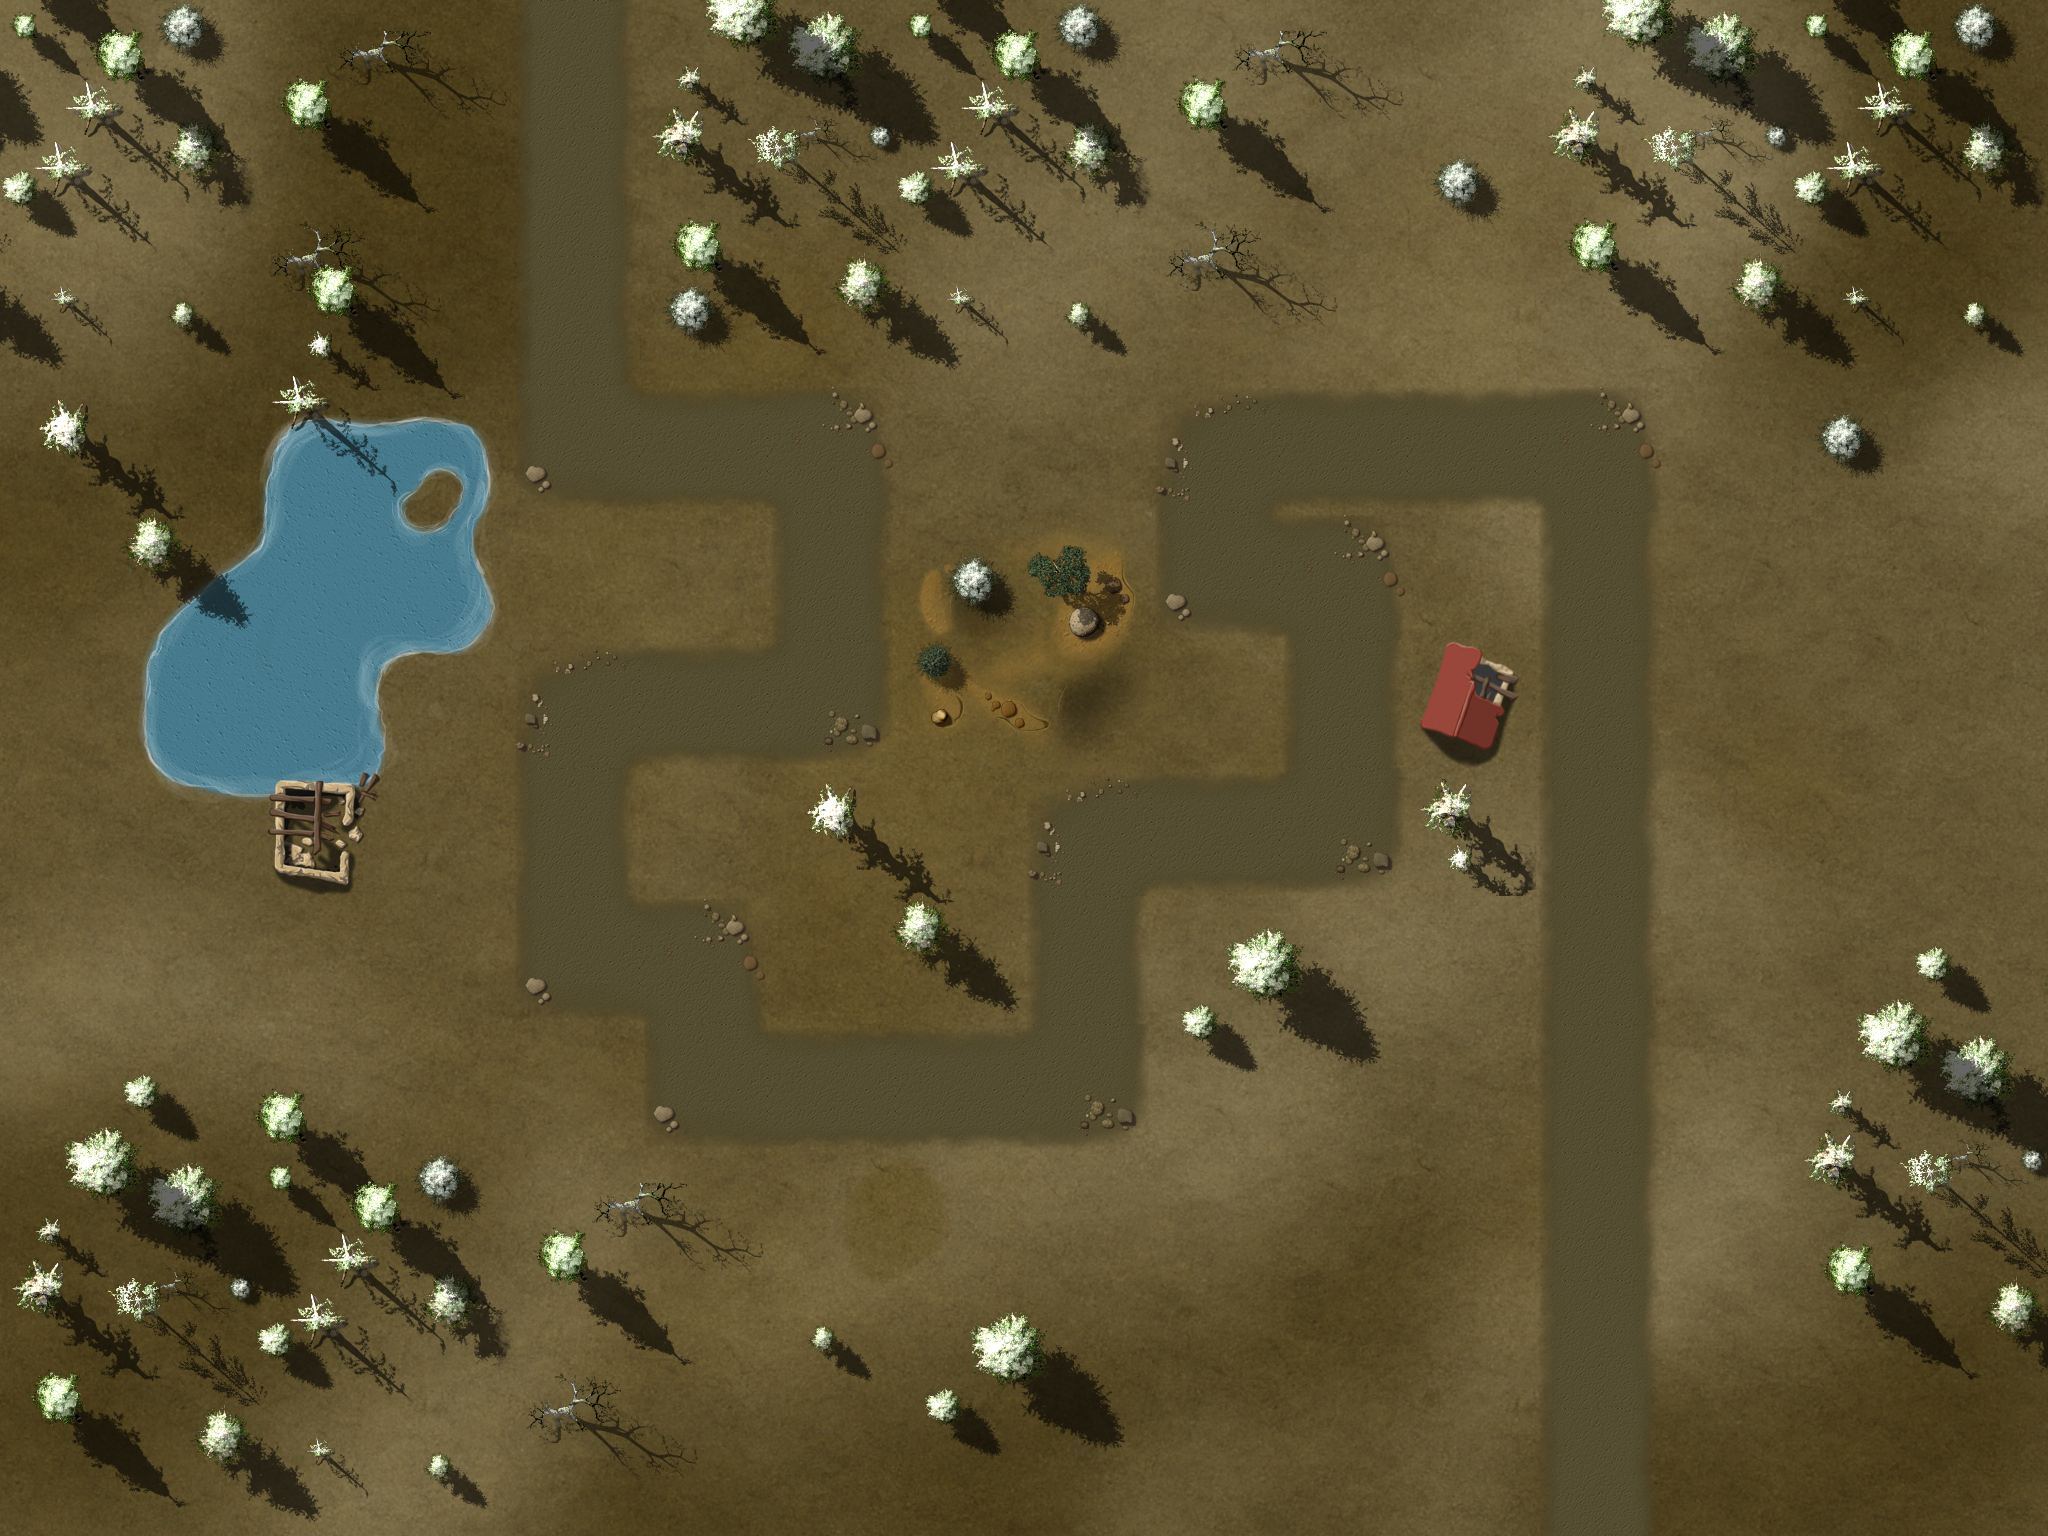

The image is a tile-based game level rendered from a .tmx file. Its description and source (layers, tilesets, objects; grid data summarised) follow:
An orthogonal 16x12 tile map with 128x128 px tiles, 4 tile layers (Ground, Objects1, Objects2, Path), 1 hidden layer not drawn, 3 tilesets and 34 objects.

<map version="1.0" orientation="orthogonal" width="16" height="12" tilewidth="128" tileheight="128">
 <properties>
 <property name="wave01" value="1,2,1,1,1,2,10,3,10,10,2,10,10,1,1,2,2,1,1,10,10,10,10,10,2,2,1,1" />
 <property name="wave02" value="4,10,10,10,10,1,1,1,1,1,4,1,1,4,1,1,3,3,3" />
 <property name="wave03" value="1,2,1,1,1,2,10,10,10,2,10,10,1,1,2,2,1,1,10,10,10,10,10,2,2,1,1" />
 <property name="wave04" value="10,6,10,10,1,10,1,10,1,10,10,10,1,1,1,1,10,10,10,10,1,1,1,10" />
 <property name="wave05" value="10,10,3,3,10,10,10,7,7,4,4,5,4,5,5,3,5,5,5,10,10,10,10,10,5,5,5,7,5,7,5,7,4" />
 <property name="wave06" value="2,5,5,5,5,5,5,5,4,4,4,7,7,7,7,5,5,5,7,7,4,4,4,7,6,7,4,5,4" />
 <property name="wave07" value="10,10,10,5,10,5,5,4,10,10,4,10,10,10,5,3,5,4,5,4,5,2" />
 <property name="wave08" value="10,3,10,10,6,10,7,7,4,4,5,4,5,5,5,5,5,5,10,10,10,10,10,5,5,5,7,5,7,5,7,4" />
 <property name="wave09" value="1,5,5,5,4,5,5,5,5,4,5,5,5,4,5,5,5,7,5,5,5,7,4,5,4,4,5,5,3,10,10,10" />
 <property name="wave10" value="1,7,5,5,5,7,10,103,10,7,10,10,5,5,7,7,5,5,10,10,10,10,10,7,7,5,102" />
 <property name="wave11" value="5,5,4,5,4,4,5,5,5,5,10,5,5,5,5,5,5,5,5,3,3,6,10,8,10,10,10,10,10,3,5,5,5,7,7,8,5,5,5,5,2" />
 <property name="wave12" value="10,10,10,10,10,8,3,7,4,5,4,5,5,5,10,8,10,10,10,10,6,10,10,10,10,10,10,10,10,10,10,10,10,6,5,7,11,6,10,10,10,6,5,5,5,5,10,10,10,10,10,10" />
 <property name="wave13" value="2,7,7,5,4,5,4,4,5,5,5,4,5,5,5,5,5,5,5,5,5,5,5,5,5,5,5,1" />
 <property name="wave14" value="8,10,10,10,6,10,10,3,10,10,6,10,10,10,10,10,4,4,4,4,5,5,5,10,10,10,9,10,10,7,10" />
 <property name="wave15" value="1,4,4,5,5,9,5,5,5,5,4,5,4,5,4,4,5,4,5,7,5,5,5,5,5,5,5,5,9,3,5,10,10,5,5,5,7,7,4,4" />
 <property name="wave16" value="7,7,7,7,7,7,6,7,7,7,7,7,7,5,5,5,5,8,7,5,5,4,4,4,9,8,9,9,9,5,5,6" />
 <property name="wave17" value="7,7,9,7,7,5,5,5,5,9,5,5,5,7,5,5,7,7,7,5,7,5,5,5,5,4" />
 <property name="wave18" value="2,7,6,4,4,5,4,10,10,10,10,4,4,4,10,10,8,10,10,10,9,5,5,7,7,7" />
 <property name="wave19" value="10,10,10,10,10,10,9,8,9,7,4,5,4,5,5,5,10,10,5,5,5,5,5,5,5,5,9,3,6,10,10,7,10,5,5,5,5,3" />
 <property name="wave20" value="102,6,10,10,10,9,3,5,10,10,5,5,5,7,7,4,4,10,10,10,10,8,10,10,10,10,10,10,10,10,10,5,5,5,5,5,5,7,10,10,10,10,101" />
 <property name="wave21" value="10,10,10,10,10,7,10,10,7,10,10,10,10,7,10,10,10,8,10,10,8" />
<property name="wave22" value="1,7,5,5,5,7,10,10,10,7,10,10,5,5,7,7,5,5,10,10,10,10,10,7,7,5,1" />
<property name="wave23" value="5,5,6,6,5,5,5,5,5,5,7,7,7,7,8,9,7,4,5,4,5,5,5,8,5,7,8,4,5,6,11,5,5,5,4,6" />
<property name="wave24" value="11,11,8,9,7,4,5,4,5,5,5,11,9,3,5,5,5,5,5,5,5,5,9,3,6,8,8,11,11,11" />
<property name="wave25" value="2,7,5,5,5,5,5,5,5,5,5,9,3,6,5,8,8,9,7,4,6,4,4,4,5,5,5,9,9,9,9,9,6,5,6" />
<property name="wave26" value="11,11,11,9,3,11,11,11,11,11,8,9,9,9,5,5,6,8,5,7,8,4,5,8,11,5,5,5,4,4" />
<property name="wave27" value="3,9,5,5,5,5,7,7,4,4,9,5,5,5,5,5,5,5,5,9,5,5,5,5,5,5,1" />
<property name="wave28" value="6,11,11,11,11,6,11,11,11,11,6,9,9,5,5,9,9,5,5,5,5,9,9,9,8,5,5,5,1" />
<property name="wave29" value="10,10,10,10,5,10,5,10,5,10,10,10,5,5,5,5,10,10,10,10,5,5,5,10" />
<property name="wave30" value="1,5,5,5,10,6,10,5,10,10,8,8,5,5,5,5,5,5,10,10,10,10,102,5,5,5,5,4,4,9,3,6,103" />
<property name="wave31" value="9,9,9,9,10,10,10,10,10,6,5,5,6,8,8,5,5,8,8,5,5,5,9,9,5,5,9,6,11,11,11,10,8,5,5,11,11,11,6,10,9,9,9,10,10,10,10,10,5,5,4,5,5,5,6,5,5,5,11,11,11,11,9,8" />
<property name="wave32" value="1,7,5,8,7,7,5,5,4,5,8,7,5,7,6,5,5,5,5,9,5,4,4,4,4,9,3,7,7,5,4,6,5,5,5,5,6,5,5,7,7,5,5,5,7,7,7,9,3,5,5,9,5,5,7,5,5,11,9,9,9,5,5,9,9,6,5,5,7,8,8,9,3" />
<property name="wave33" value="8,10,10,10,8,7,7,10,10,10,10,5,5,5,6,9,9,5,5,11,11,6,8,11,11,8,5,10,8,10,10,7,9,10,10,6,5,5,4,4,11,11,11,8,5,5,5,8,10,7,7,7,9,5,5,6,5,5" />
<property name="wave34" value="9,8,7,9,8,7,5,5,5,5,7,7,7,9,3,7,5,5,5,5,5,6,10,4,10,10,6,6,10,5,5,5,6,5,5,6,5,8,9,5,5,5,5,4,5,5,4," />
<property name="wave35" value="6,6,5,5,5,5,5,6,7,6,6,5,5,5,5,8,7,7,8,5,5,7,4,4,4,5,5,4,4,9,5,5,11,11,11,8,5,5,6,5,7,5,5,9,3,7,4,4,7,7,7,6,6,9,5,5,5,7,7,5,5,5,5,5,5,5,4,7,5,5,5,1" />
<property name="wave36" value="6,10,10,10,10,10,10,10,10,10,8,10,10,10,10,10,6,6,5,5,5,7,7,10,10,6,10,10,10,5,5,6,5,5,8,10,10,10,10,10,10,10,10,10,10,5,5,5,5,5,5,7,10,10,10,10,3" />
<property name="wave37" value="10,10,10,5,10,5,5,4,10,10,4,10,10,8,11,11,11,8,11,11,6,11,11,5,5,9,9,5,9,5,4,4,8,6,10,10,5,5,5,5,5,11,11,11,6,6,5,5,5,11,11,8,8,10,5,5,5,4,5,4,5,7,5,5,5,5,7,7,7,7,5,5,5,6,1" />
<property name="wave38" value="4,4,7,7,5,5,8,5,5,5,7,5,9,9,10,11,11,9,6,5,5,5,6,6,5,5,4,5,6,7,7,4,4,4,5,4,4,9,4,5,5,11,11,6,11,11,11,9,9,8,5,8,5,7,7,5,5,4,4,5,5,5,7,7,5,5,5,5,5,5,6,6,5,5,5,5,7" />
<property name="wave39" value="10,10,10,10,10,10,8,10,10,10,10,10,5,5,5,8,4,4,4,4,9,3,9,3,8,10,9,9,10,10,6,6,4,5,4,4,5,5,6,5,10,7,8,10,6,10,10,10,10,6,10,10,10,10,10,10,6,10,10,10,10,10,10,10,10,5,5,5,5,10,10,8,11,11,11,8,10,10,10,10" />
<property name="wave40" value="4,4,10,10,10,5,10,10,6,6,5,5,5,10,5,10,11,8,11,101,5,5,5,6,5,8,10,5,6,10,6,10,10,5,10,10,6,10,10,11,11,11,5,5,5,6,9,5,103,7,7,5,5,7,8,5,10,10,5,10,10,10,10,5,10,10,10,10,7,10,10,7,10,10,103" />
 </properties>
 <tileset firstgid="1" name="ground" tilewidth="128" tileheight="128">
  <image source="tilesWorld1.png" width="2048" height="2048" />
 </tileset>
 <tileset firstgid="257" name="path" tilewidth="128" tileheight="128">
  <image source="path01.png" width="512" height="512" />
 </tileset>
 <tileset firstgid="273" name="ground" tilewidth="2048" tileheight="1536">
  <image source="ground1.jpg" width="2048" height="1536" />
 </tileset>
 <layer name="Ground" width="16" height="12">
  <data>[192 cells, 1 non-empty, 1 distinct tile ids]</data>
 </layer>
 <layer name="Objects1" width="16" height="12">
  <data>[192 cells, 96 non-empty, 41 distinct tile ids]</data>
 </layer>
 <layer name="Objects2" width="16" height="12">
  <data>[192 cells, 19 non-empty, 13 distinct tile ids]</data>
 </layer>
 <objectgroup name="Objects3" width="16" height="12">
  <object gid="135" x="1144" y="1006" />
  <object gid="116" x="738" y="928" />
  <object gid="116" x="170" y="488" />
  <object gid="116" x="98" y="476" />
  <object gid="116" x="144" y="542" />
  <object gid="166" x="640" y="1264" />
  <object gid="166" x="468" y="1224" />
  <object gid="135" x="278" y="1134" />
  <object gid="116" x="150" y="1146" />
  <object gid="116" x="198" y="1082" />
  <object gid="116" x="6" y="1062" />
  <object gid="116" x="1814" y="920" />
  <object gid="116" x="1948" y="780" />
  <object gid="116" x="1960" y="888" />
 </objectgroup>
 <layer name="Path" width="16" height="12">
  <data>[192 cells, 36 non-empty, 6 distinct tile ids]</data>
 </layer>
 <objectgroup name="Locked" width="16" height="12">
  <object x="0" y="0" width="2048" height="256" />
  <object x="0" y="1280" width="2048" height="256" />
  <object x="0" y="256" width="128" height="1024" />
  <object x="1920" y="256" width="128" height="1024" />
  <object x="128" y="1024" width="256" height="128" />
  <object x="1792" y="1024" width="128" height="256" />
  <object x="128" y="1152" width="384" height="128" />
  <object x="512" y="1152" width="256" height="128" />
  <object x="768" y="768" width="128" height="128" />
  <object x="896" y="896" width="128" height="128" />
  <object x="1152" y="896" width="128" height="128" />
  <object x="1408" y="640" width="128" height="256" />
  <object x="896" y="512" width="256" height="128" />
  <object x="1792" y="256" width="128" height="256" />
  <object x="1664" y="256" width="128" height="128" />
  </objectgroup>
 <objectgroup name="Waypoints" width="16" height="12">
  <!-- 1 objects omitted --></objectgroup>
 <layer name="blendAdd" width="16" height="12" visible="0">
  <data>[192 cells, 0 non-empty, 0 distinct tile ids]</data>
 </layer>
</map>
<!-- 5 of 34 objects omitted -->
